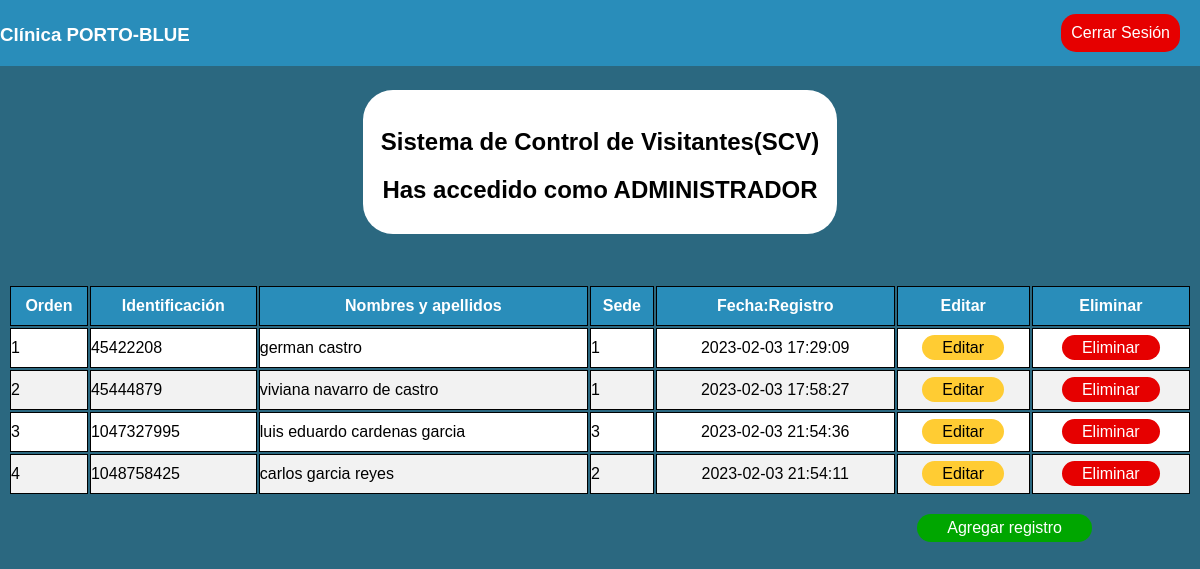
Screenshot of /list.php (signed in) with the database file from the repository.
### tables this page shows
CREATE TABLE IF NOT EXISTS `visitante` (
  `id` int(11) NOT NULL,
  `nombre` varchar(100) NOT NULL,
  `sede` varchar(100) NOT NULL,
  `time` timestamp NOT NULL DEFAULT CURRENT_TIMESTAMP,
  PRIMARY KEY (`id`)
);

### list.php (the view, shortened to what this page needs)
<?php
require_once "Database/Database.php";
$username = $_SESSION['username'];
$sql_fetch_todos = "SELECT * FROM visitante ORDER BY id ASC";
$query = mysqli_query($conn, $sql_fetch_todos);
?>
<!doctype html>
<html lang="en">
<head>
</head>
<body>
    <div class="header">
        <h3>Clínica PORTO-BLUE</h3>
        <a name="" id="" class="button-logout" href="logout.php" role="button">Cerrar Sesión</a>
    </div>
    <div class="container">
        <br>
        <h2>Sistema de Control de Visitantes(SCV)</h2>
        <h2>Has accedido como <?php echo $str = strtoupper($username) ?></h2>
    </div>
    <div class="table-product">
        <table>
            <tr>
                <th scope="col">Orden</th>
                <th scope="col">Identificación</th>
                <th scope="col">Nombres y apellidos</th>
                <th scope="col">Sede</th>
                <th scope="col">Fecha:Registro</th>
                <th scope="col">Editar</th>
                <th scope="col">Eliminar</th>
            </tr>
            <tbody>
                <?php
                $idpro = 1;
                while ($row = mysqli_fetch_array($query)) { ?>
                    <tr>
                        <td scope="row"><?php echo $idpro ?></td>
                        <td><?php echo $row['id'] ?></td>
                        <td><?php echo $row['nombre'] ?></td>
                        <td><?php echo $row['sede'] ?></td>
                        <td class="timeregis"><?php echo $row['time'] ?></td>
                        <td class="modify"><a name="edit" id="" class="bfix" href="fix.php?id=<?php echo $row['id'] ?>&message=<?php echo $row['nombre'] ?>&amount=<?php echo $row['sede']; ?> " role="button">
                                Editar
                            </a></td>
                        <td class="delete"><a name="id" id="" class="bdelete" href="main/delete.php?id=<?php echo $row['id'] ?>" role="button">
                                Eliminar
                            </a></td>
                    </tr>
                <?php
                    $idpro++;
                } ?>
            </tbody>
        </table>
        <br>
        <a name="" id="" class="Addlist" style="float:right" href="addlist.php" role="button">Agregar registro</a>
    </div>
</body>
</html>

### list.php (style rules this page uses)
body { font-family: Arial, Helvetica, sans-serif; background-color: #2b6880; }
.header { position: fixed; top: 0px; left: 0px; right: 0px; height: 50px; padding: 5px 13px 11px 0px; width: 100%; color: white; font-family: Arial, Helvetica, sans-serif; margin-top: 0px; bottom: 0; background-color: #298dba; }
.button-logout { position: relative; margin-top: -50px; margin-right: 20px; float: right; text-decoration: none; border: transparent; border-radius: 15px; background-color: #e60000; padding: 10px 10px 10px 10px; color: white; transition: 0.5s; }
.container { margin: 90px auto; margin-bottom: 50px; border-radius: 30px; text-align: center; background-color: white; width: 40%; padding-bottom: 10px; }
table th, tr, td { border: 1px solid black; border-collapse: collapse; padding: 10px 0px 10px 0px; }
table { width: 100%; }
th { color: white; background-color: #298dba; }
tr { background-color: white; }
tr:nth-child(even) { background-color: #f2f2f2; }
.timeregis { text-align: center; }
.modify { text-align: center; }
.delete { text-align: center; }
.modify .bfix { border-radius: 15px; background-color: #ffcc33; color: black; text-decoration: none; padding: 4px 20px 4px 20px; transition: 0.5s; }
.delete .bdelete { border-radius: 15px; background-color: #e60000; text-decoration: none; color: white; padding: 4px 20px 4px 20px; transition: 0.5s; }
.Addlist { margin-right: 100px; padding: 5px 30px 5px 30px; border-radius: 15px; text-decoration: none; color: white; background-color: #00A600; transition: 0.5s; }

### rows the page displays
visitante: id "45422208", nombre "german castro", sede "1", time "2023-02-03 17:29:09"
visitante: id "45444879", nombre "viviana navarro de castro", sede "1", time "2023-02-03 17:58:27"
visitante: id "1047327995", nombre "luis eduardo cardenas garcia", sede "3", time "2023-02-03 21:54:36"
visitante: id "1048758425", nombre "carlos garcia reyes", sede "2", time "2023-02-03 21:54:11"

### other values shown
$str = strtoupper($username) "ADMINISTRADOR"
